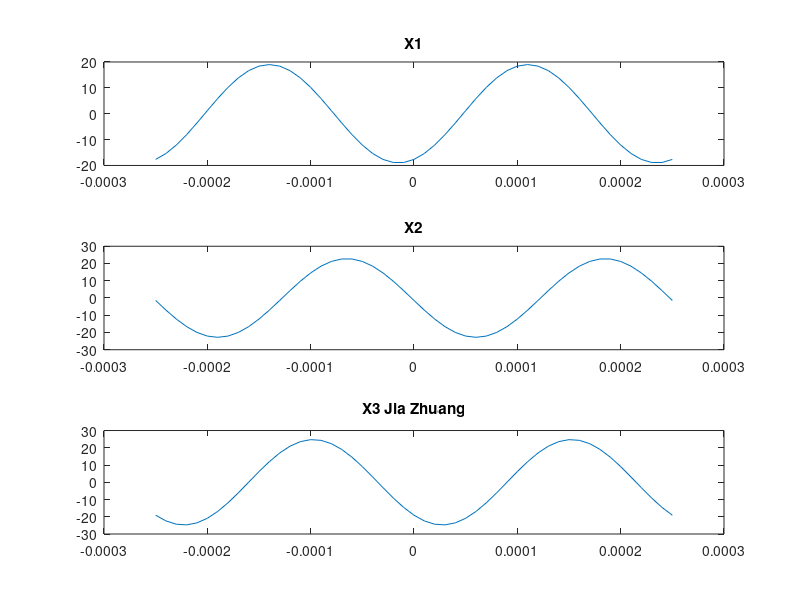

Write MATLAB code to recreate this figure.
%% Ruite Guo - ECE 203 - Lab 1
%  ECE 203

%



%% 3 Lab Exercise: Manipulating Sound with MATLAB
%% 3(a)
% PUT YOUR CODE HERE
    f=4000;
    T=1/f
    tt= (-1/4000):10^-5:(1/4000);
%% 3(b)
% PUT YOUR CODE HERE
T=1/4000
    A1=19;
    A2=1.2*A1;
    tm1=(37.2/5)*T;
    tm2=-(41.3/5)*T;
    
    X1 = A1*cos(2* pi*(4000)*(tt- tm1));
    subplot(3,1,1)
    plot(tt,X1)
    title('X1')
    
    X2 =A2*cos(2*pi*(4000)*(tt- tm2));
    subplot(3,1,2)
    plot(tt,X2)
    title('X2')
%% 3(c)
% PUT YOUR CODE HERE
X3 = X1 +X2; 
    subplot(3,1,3)
    plot(tt,X3)
    title('X3 Jia Zhuang')
%% 3.3(d)
%  PUT YOUR CODE HERE
  print('-depsc2','-r600','Lab01print.eps') % Here's a freebie
%% 3.1 Theoretical Calculations
%% 3.1(a)
% Since we can't write on the plots, we'll include the information
% as comments here.
%
% From the top plot, x1: "time-location of a positive peak":
    %timeshift1=-0.00014
    %A1 = 19
    %phase1 = 2*pi*4000*timeshift1 =-3.518583772
%
% From the middle plot, x2: "time-location of a positive peak":
    %timeshift2=-6*10^-5
    %A2 = 22.8
    %phase2 = 2*pi*4000*timeshift2=-1.507964474
%
%% 3.1(b)
% From the plot, x3: "time-location of a positive peak":
   
    %timeshift3= -0.0001
    %A3 = 24.71
    %phase3=2*pi*4000*timeshift3=-2.513274123
%% 3.1(c)
%  With phasor notation,
%  PUT YOUR CODE HERE
A1=19;
A2=19*1.2;
phase1=-3.518583772;
phase2=-1.507964474;
X11 = A1*exp(j*phase1);
X22 = A2*exp(j*phase2);
% adding yields
X33=X11+X22;
%  PUT YOUR CODE HERE
abs(X33)
angle(X33)
%  which agrees closely with Section 3.1(b).  [I HOPE SO!]
%% 3.2
% PUT YOUR CODE HERE
x1=real(A1*exp(j*2*pi*f*tt))